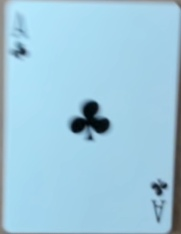
#> input picture CardDetection/CompTemplates/Ace_C.jpg, 181 x 234 px, given in place of the camera
$ python TemplateBuilder.py
#> lines starting #> are read from the running program, lines starting #| are printed output that depends on the picture; after the words box and inside, x2 and y2 are one past the last pixel; in counts of white or black regions, pixels touching at a corner belong together
# this code is used to build the second set of templates i added to the model in order to increase the accuracy of the model
# this code is captures the card image , crops and transforms it and saves it to a folder
# I used '--' to indicate a "scrap" image so I could retake multiple trials of that image. I deleted before running the model

import cv2
import numpy as np
import os

def order_points(pts):
    rect = np.zeros((4, 2), dtype="float32")
    s = pts.sum(axis=1)
    rect[0] = pts[np.argmin(s)]
    rect[2] = pts[np.argmax(s)]
    diff = np.diff(pts, axis=1)
    rect[1] = pts[np.argmin(diff)]
    rect[3] = pts[np.argmax(diff)]
    return rect

def four_point_transform(image, pts):
    rect = order_points(pts)
    (tl, tr, br, bl) = rect
    widthA = np.linalg.norm(br - bl)
    widthB = np.linalg.norm(tr - tl)
    maxWidth = max(int(widthA), int(widthB))
    heightA = np.linalg.norm(tr - br)
    heightB = np.linalg.norm(tl - bl)
    maxHeight = max(int(heightA), int(heightB))
    dst = np.array([
        [0, 0],
        [maxWidth - 1, 0],
        [maxWidth - 1, maxHeight - 1],
        [0, maxHeight - 1]], dtype="float32")
    M = cv2.getPerspectiveTransform(rect, dst)
    warped = cv2.warpPerspective(image, M, (maxWidth, maxHeight))
    return warped

def main():
    cap = cv2.VideoCapture(0)

    while True:
        ret, frame = cap.read()
#> frame is the input picture: shape (234, 181, 3); mean B, G, R 221.5, 201.2, 158.3
        if not ret:
            break

        gray_frame = cv2.cvtColor(frame, cv2.COLOR_BGR2GRAY)
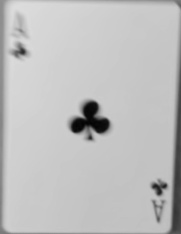
#> gray_frame: shape (234, 181); min 3, max 221, mean 190.6
        blurred_frame = cv2.GaussianBlur(gray_frame, (9, 9), 0)
        adaptive_thresh = cv2.adaptiveThreshold(blurred_frame, 255, cv2.ADAPTIVE_THRESH_GAUSSIAN_C, cv2.THRESH_BINARY_INV, 11, 2)
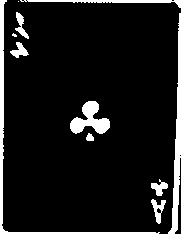
#> adaptive_thresh: shape (234, 181); 9.3% white; 11 white regions (2 under 20 px)
        contours, _ = cv2.findContours(adaptive_thresh, cv2.RETR_EXTERNAL, cv2.CHAIN_APPROX_SIMPLE)
#> contours = 11 contours, 2 with area under 20; largest, box (x1, y1, x2, y2) and area: (168, 13, 181, 234) 778, (0, 0, 160, 234) 776, (70, 101, 110, 134) 620, (20, 0, 181, 8) 254, (151, 199, 166, 224) 147

        for contour in contours:
            peri = cv2.arcLength(contour, True)
            approx = cv2.approxPolyDP(contour, 0.02 * peri, True)
            if len(approx) == 4:
                area = cv2.contourArea(contour)
                x, y, w, h = cv2.boundingRect(contour)
                aspect_ratio = w / float(h)
                if area > 4000 and 0.7 < aspect_ratio < 1.3:
                    warped_image = four_point_transform(frame, approx.reshape(4, 2))
                    save_name = input("Enter a name for the saved card image: ")
                    cv2.imwrite(f"CardDetection\\CompTemplates\\{save_name}.jpg", warped_image)
                    print(f"Saved card image as {save_name}.jpg")
#> this loop made 11 passes
#> (peri, approx, area, x, y, w, h, aspect_ratio) on pass 11: (794.8, [[0, 0], [0, 233], [158, 233], [2, 228]], 776, 0, 0, 160, 234, 0.684)
#> peri on passes 1 to 6: 75.46, 64.04, 24.49, 157.4, 61.7, 11.66

        cv2.imshow('Card Detector', frame)

        if cv2.waitKey(1) & 0xFF == ord('q'):
#> (key q is pressed here)
            break

    cap.release()
    cv2.destroyAllWindows()

if __name__ == "__main__":
    main()
